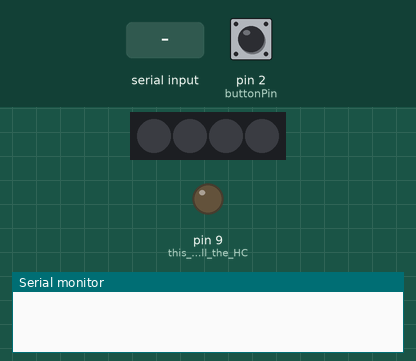
Recording of a sketch running on a simulated Arduino Uno, built with avr-gcc and run on an emulated ATmega328P. On the bench: 4 RGB LEDs in strip order, left to right, output pins drawn as LEDs (lit = HIGH), the last lines printed to the serial monitor. Inputs (shaded band) come from the test bench; at power-on: pin 2 (buttonPin) HIGH. The modem accepts every AT command (registered, SIM ready, sends succeed) and sends nothing else.

Above: at 1.8 s.
1.9 s: pin 2 (buttonPin) pulled LOW for 0.6 s
At 3.7 s:
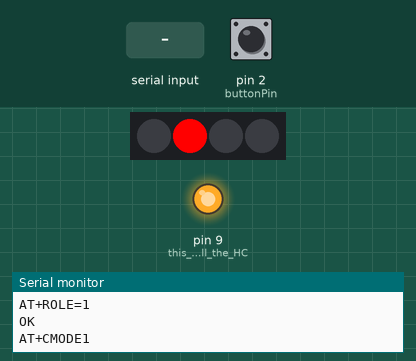
4.0 s: pin 2 (buttonPin) pulled LOW for 1 s
6.5 s: "1" received over the second serial link
9.5 s: pin 2 (buttonPin) driven LOW
12.5 s: "0" received over the second serial link
Timing chart, 0 to 15.5 s (numbered marks = the images above; inputs shaded):
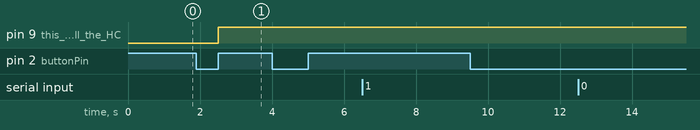

Measured:
- after the input at 1.9 s, pin 9 (this_pin_will_pull_the_HC): LOW → HIGH after 0.60 s

The sketch:

primary2.ino
```cpp
#include <SoftwareSerial.h>
#include <Adafruit_NeoPixel.h>

SoftwareSerial BTSerial(10, 11); // RX | TX


boolean master = false;
const int buttonPin = 2;     // the number of the pushbutton pin
#define NUMPIXELS_BAR 4

int buttonState = 0;         // variable for reading the pushbutton status
Adafruit_NeoPixel pixels(NUMPIXELS_BAR, 5, NEO_GRB + NEO_KHZ800);

void setup()
{
  pinMode(2, INPUT_PULLUP);
  //pinMode(buttonPin, INPUT);

  //pinMode(9, OUTPUT);  // this pin will pull the HC-05 pin 34 (key pin) HIGH to switch module to AT mode
  //digitalWrite(9, HIGH);
  //Serial.begin(9600);
  //Serial.println("Enter AT commands:");
  //BTSerial.begin(38400);  // HC-05 default speed in AT command more
}

void loop()
{
//  // Keep reading from HC-05 and send to Arduino Serial Monitor
//  if (BTSerial.available())
//    Serial.write(BTSerial.read());
//
//  // Keep reading from Arduino Serial Monitor and send to HC-05
//  if (Serial.available())
      //BTSerial.write(Serial.read());

  buttonState = digitalRead(2);
  delay(500); // wait for change
  if (buttonState == HIGH) {
    // turn LED on:
    Serial.println("HIGH");
  } else {
    // turn LED off:
    Serial.println("LOW");
  }

  if (buttonState == LOW) {
      pixels.begin();
          pixels.setPixelColor(1, 255, 0, 0);
pixels.show();
   pinMode(9, OUTPUT);  // this pin will pull the HC-05 pin 34 (key pin) HIGH to switch module to AT mode
   digitalWrite(9, HIGH);
   Serial.begin(9600);
   Serial.println("Enter AT commands:");
    BTSerial.begin(38400);  // HC-05 default speed in AT command more
    Serial.println("AT+RMAAD");
    BTSerial.write("AT+RMAAD\r\n");
    delay(500); // wait for change

    while(BTSerial.available()) {
      Serial.write(BTSerial.read());
    }

    Serial.println("AT+ROLE=1");
    BTSerial.write("AT+ROLE=1\r\n");
    delay(500); // wait for change
    while(BTSerial.available()) {
      Serial.write(BTSerial.read());
    }

    Serial.println("AT+CMODE1");
    BTSerial.write("AT+CMODE=1\r\n");
    delay(500); // wait for change
    while(BTSerial.available()) {
      Serial.write(BTSerial.read());
    }

    Serial.println("AT+UART=38400,0,0");
    BTSerial.write("AT+UART=38400,0,0\r\n");
    delay(500); // wait for change
    while(BTSerial.available()) {
      Serial.write(BTSerial.read());
    }
    //delay(500); // wait for change
    //Serial.write(BTSerial.read());
    master = true;
  }


}
```
